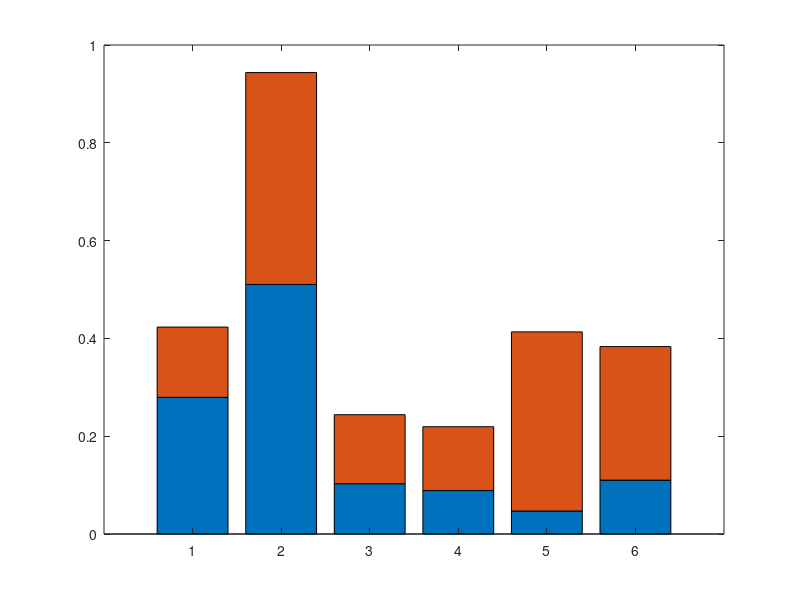

MATLAB code for this plot:
a = [5.0100    5.5000    2.5000    2.7800    1.5000    2.2700
    2.1200    5.1900    0.6100    0.6100    0.6200    0.8700
    1.4400    4.7700    0.7000    0.7200    1.0900    1.2400
    2.8000    5.6200    0.5100    0.4900    0.1400    0.5000];


b = a(1:2,:);
y = [(b(2,:)./b(1,:)) .* (a(3,:)./sum(a(3:4,:))); (b(2,:)./b(1,:)) - ((b(2,:)./b(1,:)) .* (a(3,:)./sum(a(3:4,:))))];
bar(fliplr(y'), 'stacked')